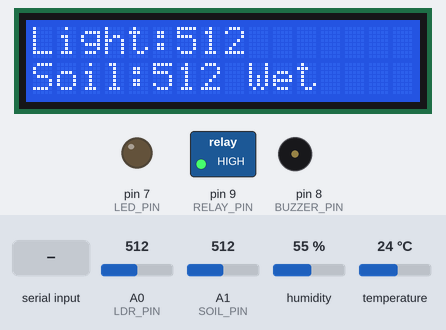
Bench run of a sketch on a simulated Arduino Uno, built with avr-gcc and run on an emulated ATmega328P. Parts: 16×2 character LCD, switched loads named in the sketch (green lamp = pin HIGH), output pins drawn as LEDs (lit = HIGH), buzzer (waves = sounding). Inputs (shaded band) come from the test bench; at power-on: A1 (SOIL_PIN) = 512, A0 (LDR_PIN) = 512, humidity 55 %, temperature 24 °C.

Above: at 3.2 s.
3.3 s: A1 (SOIL_PIN) set to 682
At 4.4 s:
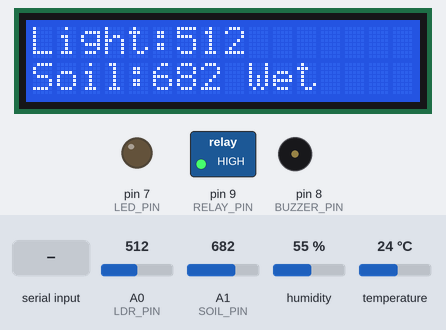
5.0 s: A1 (SOIL_PIN) set to 709
At 7.7 s:
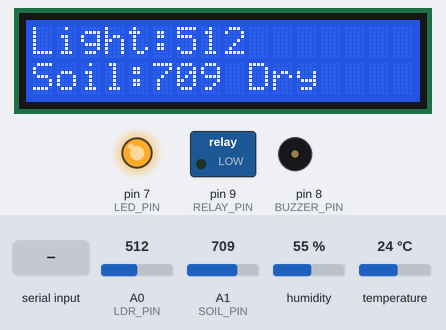
7.8 s: A1 (SOIL_PIN) set to 40
At 9.4 s:
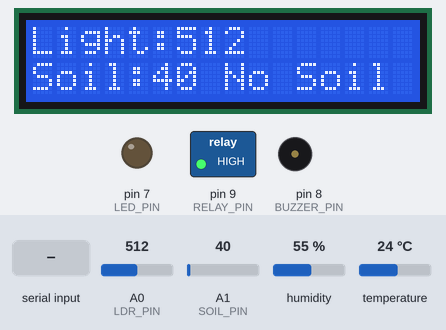
9.7 s: A0 (LDR_PIN) set to 32
At 11.4 s:
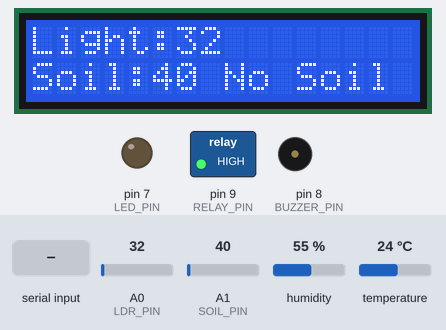
11.7 s: A0 (LDR_PIN) set to 26
At 13.1 s:
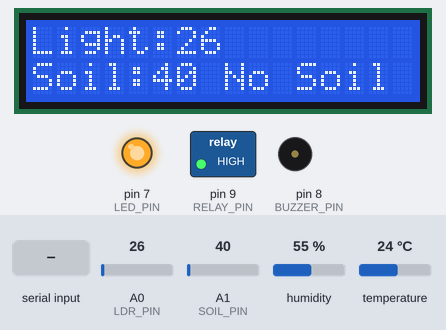
13.6 s: "1" received over the second serial link
At 14.7 s:
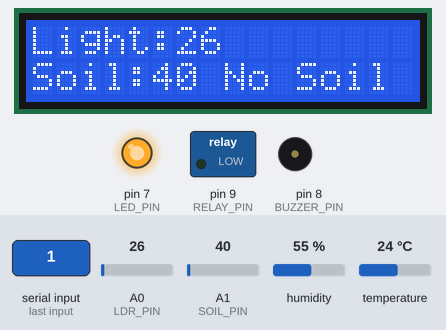
Timing chart, 0 to 16.6 s (numbered marks = the images above; inputs shaded):
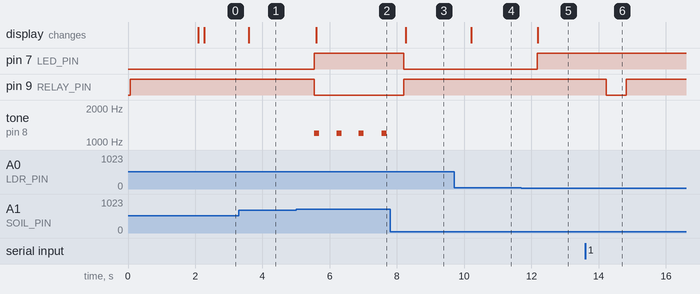

Measured:
- the behaviour switches between 700 and 701 on A1 (SOIL_PIN) (found by bisection; images 1 and 2)
- the behaviour switches between 30 and 29 on A0 (LDR_PIN) (found by bisection; images 4 and 5)
- after the input at 3.3 s, the display: changes after 0.30 s (image 1)
- after the input at 5.0 s, pin 7 (LED_PIN): LOW → HIGH after 0.54 s; pin 9 (RELAY_PIN): HIGH → LOW after 0.54 s; tone on pin 8 (BUZZER_PIN): alternates 1200 Hz for 0.15 s and silent for 0.51 s, starting after 0.54 s; the display: changes after 0.60 s (image 2)
- after the input at 7.8 s, pin 7 (LED_PIN): HIGH → LOW after 0.41 s; pin 9 (RELAY_PIN): LOW → HIGH after 0.41 s; tone on pin 8 (BUZZER_PIN): stops changing and stays silent; the display: changes after 0.47 s (image 3)
- after the input at 9.7 s, the display: changes after 0.52 s (image 4)
- after the input at 11.7 s, pin 7 (LED_PIN): LOW → HIGH after 0.48 s; the display: changes after 0.49 s (image 5)
- after the input at 13.6 s, pin 9 (RELAY_PIN): HIGH → LOW after 0.63 s, → HIGH 0.60 s later

The sketch:

sketch_dec15a.ino
```cpp
/************************************************************
 * AQUASENSE - SMART IRRIGATION SYSTEM - OFFLINE CONTROLLER (ARDUINO)
 *
 * Role:
 * - Acts as the offline, real-time control unit
 * - Reads soil moisture, light intensity, and temperature
 * - Controls pump, LED, and buzzer locally (no internet needed)
 * - Sends sensor data to ESP8266 WiFi Shield for cloud upload
 * - Accepts pump override commands from cloud (Blynk)
 *
 * Design Rationale:
 * - Offline automation ensures reliability during WiFi outages
 * - ESP8266 handles networking to reduce Arduino RAM usage
 ************************************************************/

#include <Wire.h>                  // I2C communication
#include <LiquidCrystal_I2C.h>     // I2C LCD library
#include "DHT.h"                   // DHT temperature sensor
#include <SoftwareSerial.h>        // Serial communication with ESP8266

// ===================== PIN DEFINITIONS =====================
// Analog sensor inputs
#define LDR_PIN     A0              // Light Dependent Resistor
#define SOIL_PIN    A1              // Soil moisture sensor

// Digital outputs
#define LED_PIN     7               // Status LED
#define BUZZER_PIN  8               // Audible alert
#define RELAY_PIN   9               // Pump relay (Active LOW)

// DHT sensor configuration
#define DHT_PIN     A2              // DHT11 data pin
#define DHT_TYPE    DHT11

// ===================== THRESHOLD VALUES =====================
// Light threshold (lower value = darker environment)
int lightThreshold = 30;

// Soil moisture thresholds
int soilThreshold  = 700;           // Above this → soil is dry
int minSoilValue   = 50;            // Sensor disconnected / invalid
int maxSoilValue   = 1020;          // No soil / probe in air

// ===================== LCD CONFIGURATION =====================
LiquidCrystal_I2C lcd(0x27, 16, 2); // 16x2 I2C LCD

// ===================== DHT SENSOR OBJECT =====================
DHT dht(DHT_PIN, DHT_TYPE);

// ===================== ESP8266 SERIAL LINK =====================
// UART communication between Arduino and WiFi Shield
SoftwareSerial espSerial(2, 3);     // RX, TX

// ===================== UTILITY FUNCTION =====================
/*
 * Reads an analog sensor multiple times and returns the average.
 * Purpose:
 * - Reduces noise and unstable readings from analog sensors.
 */
int readAvg(int pin) {
  long sum = 0;
  for (int i = 0; i < 10; i++) {
    sum += analogRead(pin);
    delay(5);
  }
  return sum / 10;
}

// ===================== SETUP =====================
void setup() {
  Serial.begin(9600);               // USB serial for debugging
  espSerial.begin(9600);            // ESP8266 communication

  // Initialize LCD
  lcd.init();
  lcd.backlight();

  // Configure output pins
  pinMode(LED_PIN, OUTPUT);
  pinMode(BUZZER_PIN, OUTPUT);
  pinMode(RELAY_PIN, OUTPUT);

  // Ensure pump is OFF at startup
  digitalWrite(RELAY_PIN, HIGH);

  // Initialize temperature sensor
  dht.begin();

  // Startup message
  lcd.setCursor(0, 0);
  lcd.print("Smart Garden");
  lcd.setCursor(0, 1);
  lcd.print("Starting...");
  delay(2000);
  lcd.clear();
}

// ===================== MAIN LOOP =====================
void loop() {

  // --------- SENSOR ACQUISITION ---------
  int ldrValue  = readAvg(LDR_PIN);     // Light intensity
  int soilValue = readAvg(SOIL_PIN);    // Soil moisture
  float temperatureC = dht.readTemperature();

  // Handle DHT read failure gracefully
  if (isnan(temperatureC)) temperatureC = 0;

  // --------- SOIL STATE CLASSIFICATION ---------
  bool noSoil  = soilValue <= minSoilValue || soilValue >= maxSoilValue;
  bool drySoil = soilValue > soilThreshold && !noSoil;

  // --------- LED STATUS INDICATOR ---------
  // LED ON if:
  // - Environment is dark OR
  // - Soil is dry
  digitalWrite(LED_PIN, (ldrValue < lightThreshold || drySoil) ? HIGH : LOW);

  // --------- PUMP & BUZZER CONTROL (OFFLINE LOGIC) ---------
  if (!noSoil && drySoil) {
    digitalWrite(RELAY_PIN, LOW);        // Pump ON
    tone(BUZZER_PIN, 1200, 150);         // Short alert tone
  } else {
    digitalWrite(RELAY_PIN, HIGH);       // Pump OFF
    noTone(BUZZER_PIN);
  }

  // --------- LCD DISPLAY (OFFLINE UI) ---------
  lcd.setCursor(0, 0);
  lcd.print("Light:");
  lcd.print(ldrValue);
  lcd.print("   ");

  lcd.setCursor(0, 1);
  lcd.print("Soil:");
  lcd.print(soilValue);
  lcd.print(" ");

  if (noSoil)       lcd.print("No Soil ");
  else if (drySoil) lcd.print("Dry     ");
  else              lcd.print("Wet     ");

  // --------- SEND SENSOR DATA TO ESP8266 ---------
  // Data forwarded to Blynk cloud by WiFi shield
  espSerial.print("LDR:");
  espSerial.print(ldrValue);
  espSerial.print(",SOIL:");
  espSerial.print(soilValue);
  espSerial.print(",TEMP:");
  espSerial.println(temperatureC, 1);

  // --------- RECEIVE CLOUD COMMANDS ---------
  // Allows Blynk app to override pump state
  if (espSerial.available()) {
    char cmd = espSerial.read();
    if (cmd == '1') digitalWrite(RELAY_PIN, LOW);   // Pump ON
    if (cmd == '0') digitalWrite(RELAY_PIN, HIGH);  // Pump OFF
  }

  delay(500); // Control loop timing
}
```
